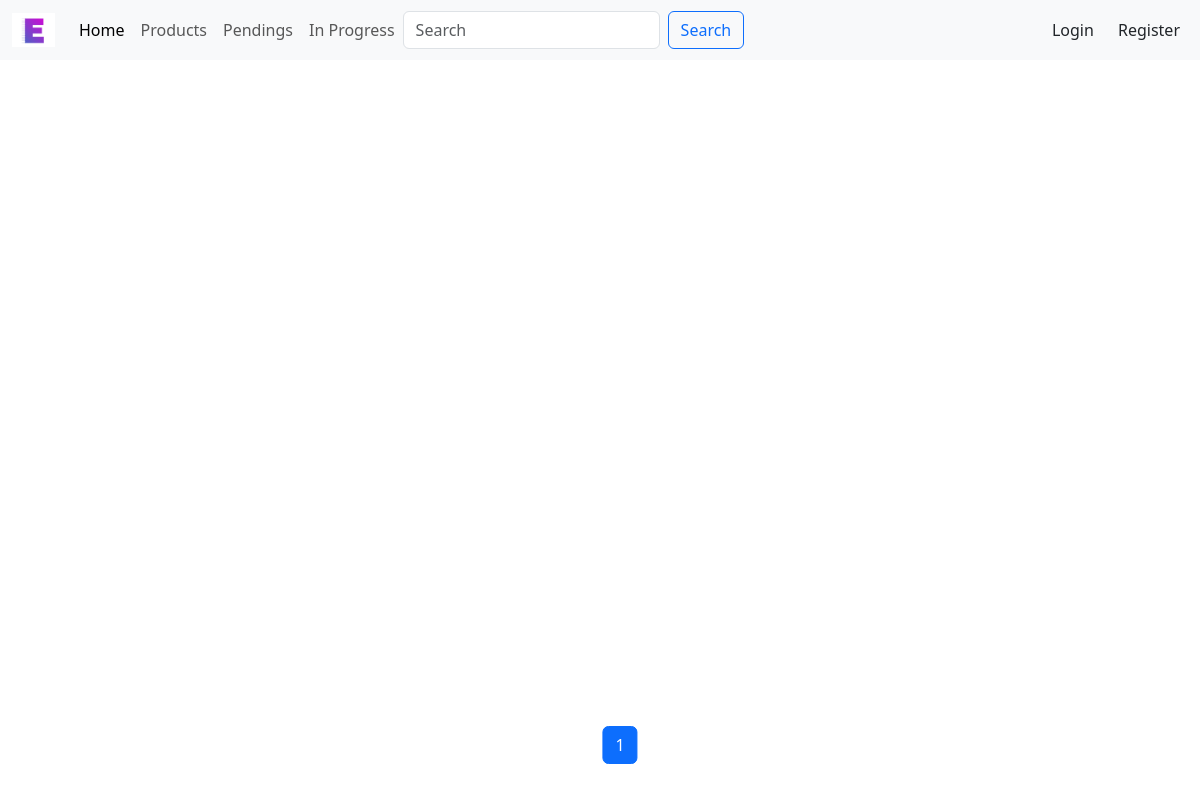
The app's page /inprogess, older data.
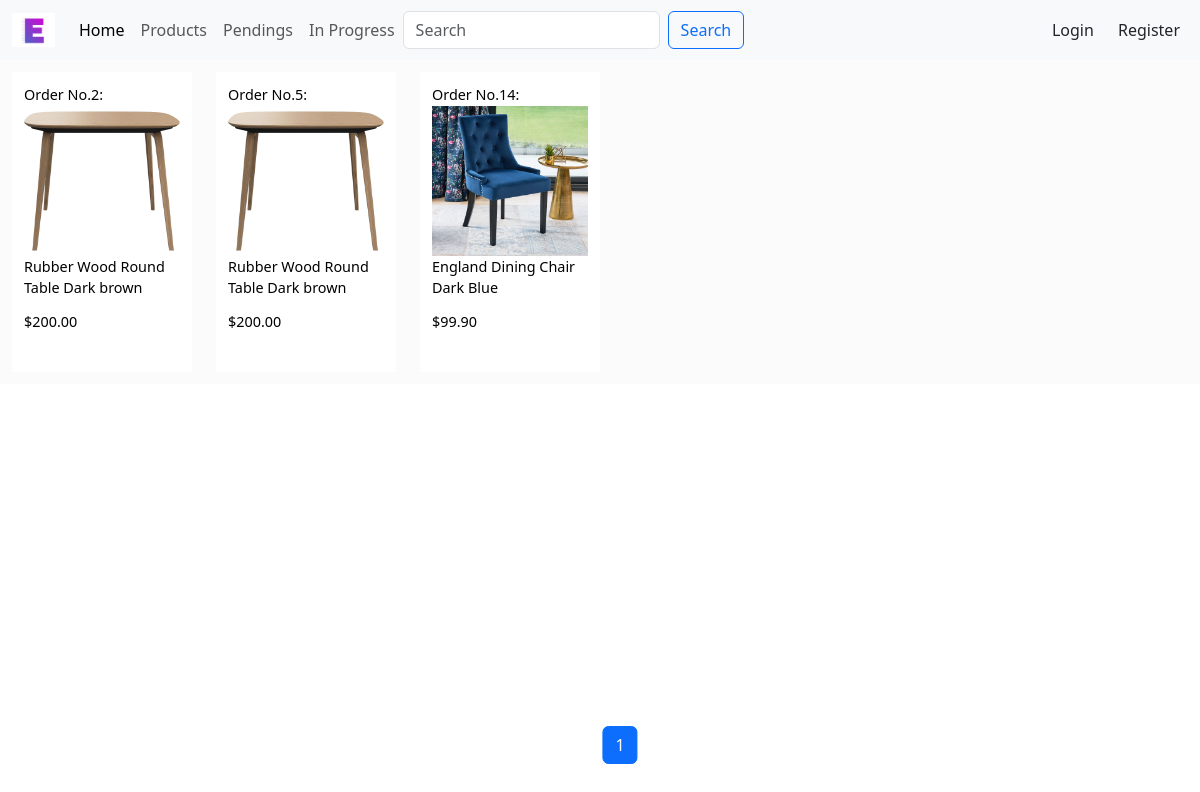
The same page, newer data.
### esb/models.py (models this page shows, shortened)
class PurchaseOrder(models.Model):
    product = models.ForeignKey(
        Product, on_delete=models.CASCADE, related_name="products"
    )
    date_time = models.DateTimeField(null=True)
    target_quantity = models.IntegerField()
    @property
    def reach_target(self):
        total_quantity = sum(
            [purchase.quantity for purchase in self.customer_purchases.all()]
        )
        return total_quantity >= self.target_quantity

class Product(models.Model):
    title = models.CharField(max_length=100)
    description = models.TextField(max_length=1000)
    category = models.ForeignKey(
        Category,
        on_delete=models.SET_NULL,
        blank=True,
        null=True,
        related_name="categories",
    )
    price = models.DecimalField(max_digits=10, decimal_places=2)
    active = models.BooleanField(default=False)
    img = models.ImageField(upload_to="esb/static/esb/image")
    class Meta:
        ordering = ["-active", "title"]

### esb/views.py (the view)
# urls.py: path("inprogess", views.inprogress_page, name="inprogress"),
def inprogress_page(request):
    p_order = PurchaseOrder.objects.all()
    in_progress = [order for order in p_order if order.reach_target]
    paginator = Paginator(in_progress, 12)
    page_number = request.GET.get("page")
    page_obj = paginator.get_page(page_number)
    prev_prev_page_number = page_obj.number - 2
    if page_obj.number + 2 in page_obj.paginator.page_range:
        next_next_page_number = page_obj.number + 2
    else:
        next_next_page_number = None
    return render(
        request,
        "esb/inprogress.html",
        {
            "page_obj": page_obj,
            "next_next_page_number": next_next_page_number,
            "prev_prev_page_number": prev_prev_page_number,
        },
    )

### esb/templates/esb/inprogress.html (shortened to what this page needs)
{% extends 'esb/layout.html' %}
{% block body %}
<div id="pendings-view">
    {% for pending in page_obj %}
    <a class="pending-view" href="{% url 'order_page' pending.id %}">
        <div>Order No.{{ pending.id}}: </div>
        <div class="div-preview-img">
            {% if pending.product.img %}
            <img src="{{ pending.product.img }}" alt="{{ pending.product.title }}" style="height:100%;width:100%;">
            {% else %}
            No Image.
            {% endif %}
        </div>
        <div class="div-preview-title">
            {{ pending.product.title }}
        </div>
        <div>
            ${{ pending.product.price }}
        </div>
    </a>
    {% endfor %}
</div>
<nav aria-label="Page navigation example"
    style="margin:20px;display:flex;justify-content:center;position:fixed;bottom:0;left:50%;transform:translateX(-50%);">
    <ul class="pagination">
        <li class="page-item active"><a disabled class="page-link">{{ page_obj.number }}</a></li>
    </ul>
</nav>
{% endblock %}

Row changes from the older to the newer data that the page shows:
now on this page (row unchanged): PurchaseOrder: id "2", product.img (picture), product "Rubber Wood Round Table Dark brown", product.price "200.00"
added PurchaseOrder: id "5", product.img (picture), product "Rubber Wood Round Table Dark brown", product.price "200.00"
added PurchaseOrder: id "14", product.img (picture), product "England Dining Chair Dark Blue", product.price "99.90"
